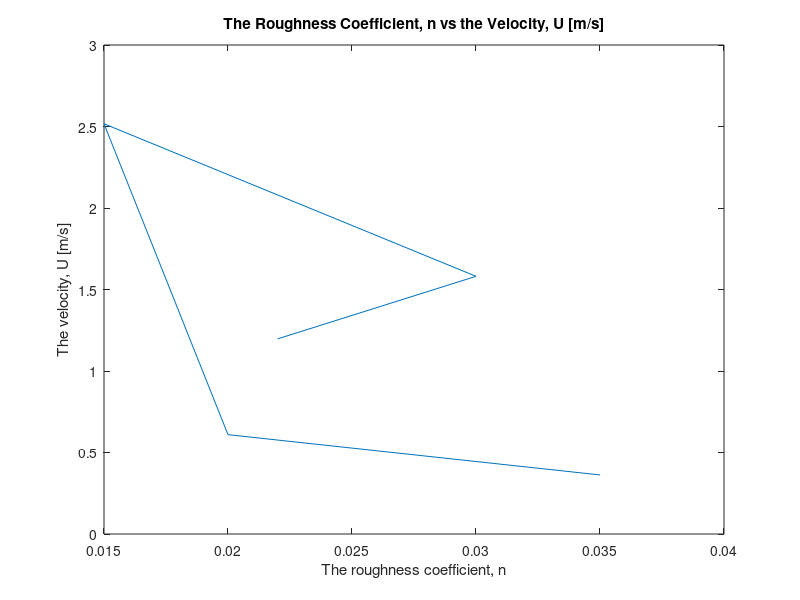

The MATLAB source for this figure:
% MTH510 Lab 1
% Created by: Dexter Ryan Floreza 500946679
% Professor: Dr. Silvana Ilie
% Section: 07
% Exercises 1 and 2

%% Exercise 1
C = [sqrt(2) cos(pi/4) 1; 0 1 2; 1 sqrt(2) 3^2];
D = [1 2 3; 0 1 2; 3 0 1];
e = [2 1 0];

% 1a)
CD = C*D

% 1b)
e_Transpose = e'

% 1c)
De_Transpose = D*e'

% 1d)
C_FirstColumn = C(:,1)

%% Exercise 2
% n is The roughness coefficient
n = [0.035 0.020 0.015 0.030 0.022];

% S is The channel slope
S = [0.0001 0.0002 0.0010 0.0007 0.0003];

% B is the width measured in metres
B = [10 8 20 24 15];

% H is the depth measured in metres
H = [2 1 1.5 3 2.5];

% Manning's Equation (in metric units)
U = (sqrt(S) ./ n ).*((B.*H)./(B + (2*H))).^(2/3)

% average value of U
avg_U = mean(U)
% Min value of U
min_U = min(U)
% Max value of U
max_U = max(U)

% Plotting U vs n.
plot(n,U)
xlabel("The roughness coefficient, n")
ylabel("The velocity, U [m/s]")
title("The Roughness Coefficient, n vs the Velocity, U [m/s]")

